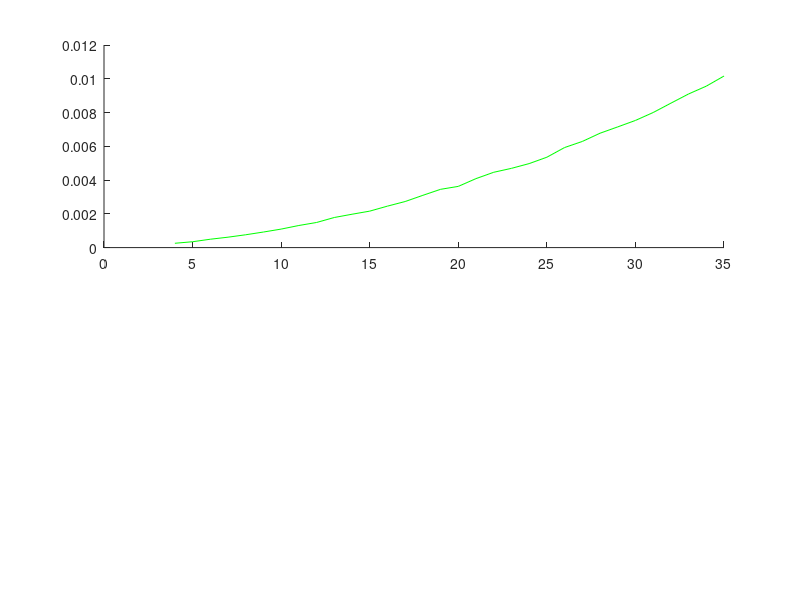

Source code (MATLAB): (Note: this script raises an error after producing the figure.)
function untitled
clc;

N=4:35;
sumM = []; 
sumG = [];
sumC = [];
sumP = [];
avgM = [];
avgG = [];
avgC = [];
avgP = [];
for i = 1:size(N, 2) 
    sumM(i) = 0; 
    sumG(i) = 0; 
    sumC(i) = 0; 
    sumP(i) = 0; 
    avgM(i) = 0;
    avgG(i) = 0;
    avgC(i) = 0;
    avgP(i) = 0;
end

for n=4:35
    m=n-3;
for i=1:10


E = round(10*rand(1,n-2))+1;
C = round(10*rand(1,n-1))+1;
D = round(10*rand(1,n))+1;
A = round(10*rand(1,n-1))+1;
B = round(10*rand(1,n-2))+1;

p=pentadiagonal(E,C,D,A,B);

y = round(100*rand(1,n)) + 1;

b = y';

tic;xM=(p\b)'; tM=toc;
sumM(m)= sumM(m)+tM;

tic;xP=PTRANSII(n,E,C,D,A,B,y); tP=toc;
sumP(m)= sumP(m)+tP;

tic;xG= gaussianElimination(p,b)'; tG=toc;
sumG(m)= sumG(m)+tG;

tic;xC=cramer(p,b)'; tC=toc;
sumC(m) = sumC(m)+tC;

end

avgM(m)=sumM(m)/i;
avgP(m)=sumP(m)/i;
avgC(m)=sumC(m)/i;
avgG(m)=sumG(m)/i;

end

subplot(2,1,1);
plot(N,avgG,'g',N,avgC,'C',N,avgM,'r',N,avgP,'b');hold on; grid on;
axis([0,35,0,2*(10^-3)]);
hold off;


N=4:50:2000;
sumM = []; 
sumP = [];
avgM = [];
avgP = [];
for i = 1:size(N, 2) 
    sumM(i) = 0; 
    sumP(i) = 0; 
    avgM(i) = 0;
    avgP(i) = 0;
end

for n=4:50:2000
    m=((n-4)/50)+1;
for i=1:10

E = round(10*rand(1,n-2))+1;
C = round(10*rand(1,n-1))+1;
D = round(10*rand(1,n))+1;
A = round(10*rand(1,n-1))+1;
B = round(10*rand(1,n-2))+1;
p=pentadiagonal(E,C,D,A,B);

y = round(100*rand(1,n)) + 1;

b=y';

tic;xM=(p\b)'; tM=toc;
sumM(m)= sumM(m)+tM;

tic;xP=PTRANSII(n,E,C,D,A,B,y); tP=toc;
sumP(m)= sumP(m)+tP;

end

avgM(m)=sumM(m)/i;
avgP(m)=sumP(m)/i;

end

subplot(2,1,2);
plot(N, avgM, 'r',N,avgP, 'b'); hold on; grid on;
axis([0,2000,0,0.08]);
hold off;

end
function p = pentadiagonal(E,C,D,A,B)
p = diag(E,-2)+diag(C,-1)+diag(D,0)+diag(A,1)+diag(B,2);
end

function [x,psi] = PTRANSII(n,E,C,D,A,B,y)

A(n) = 0;
B(n) = 0;
B(n-1) = 0;
C(1) = 0;
E(1) = 0;
E(2) = 0;

e = [E(1) E(2) E];
c = [C(1) C];
d = D;
a = [A A(n)];
b = [B B(n-1) B(n)];


psi(n)=d(n);
s(n)=c(n)/psi(n);
f(n)=e(n)/psi(n);
w(n)=y(n)/psi(n);
r(n-1)=a(n-1);
psi(n-1) = d(n-1) - (s(n)*r(n-1));
s(n-1) = (c(n-1)- (f(n)*r(n-1)))/psi(n-1);
f(n-1) = e(n-1)/psi(n-1);
w(n-1) = (y(n-1) - (w(n)*r(n-1)))/psi(n-1);

for i=n-2:-1:3
r(i)=a(i)-(s(i+2)*b(i));
psi(i)=d(i) - (f(i+2)*b(i)) - (s(i+1)*r(i));
s(i)=(c(i)-(f(i+1)*r(i)))/psi(i);
f(i)=e(i)/psi(i);
w(i)=(y(i)-(w(i+2)*b(i))-(w(i+1)*r(i)))/psi(i);
end

r(2)=a(2) - (s(4)*b(2));
psi(2)=d(2)-(f(4)*b(2))-(s(3)*r(2));
s(2)=(c(2)-(f(3)*r(2)))/psi(2);
r(1)=a(1)-(s(3)*b(1));
psi(1)=d(1)-(f(3)*b(1))-(s(2)*r(1));
w(2)=(y(2)-(w(4)*b(2))-(w(3)*r(2)))/psi(2);
w(1)=(y(1) -(w(3)*b(1))- (w(2)*r(1)))/psi(1);

x(1) = w(1);
x(2) = w(2) -(s(2)*x(1));

% disp("psi:");
% disp(psi);

for i = 3:1:n
x(i) = w(i) - (s(i)*x(i-1)) - (f(i)*x(i-2));
end

% disp("x:");
% disp(x);

end
function x = cramer(A,b)
    d = det(A);
    x = zeros(size(b));
    for j = 1:size(b)
        x(j) = det([A(:,1:j-1) b A(:,j+1:end)]) / d;
  end

    end


function x = gaussianElimination(A, b)

    [~, n] = size(A);
    Ag = [A b];

    for k = 1:n - 1
        [~, j] = max(abs(Ag(k:n, k)));
        C = Ag(k, :);
        Ag(k, :) = Ag(j + k - 1, :);
        Ag(j + k - 1, :) = C;
        if Ag(k, k) == 0
            error('Matrix A is singular');
        end
        for i = k + 1:n
            r = Ag(i, k) / Ag(k, k);
            Ag(i, k:n + 1) = Ag(i, k:n + 1) - r * Ag(k, k: n + 1);
        end
end

    x = zeros(n, 1);
    x(n) = Ag(n, n + 1) / Ag(n, n);
    for k = n - 1:-1:1
        x(k) = (Ag(k, n + 1) - Ag(k, k + 1:n) * x(k + 1:n)) / Ag(k, k);
    end
    
    
end
